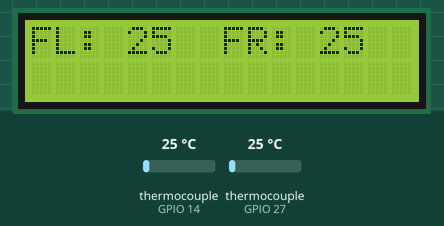
This program was run on a simulated ESP32. On the bench: 16×2 character LCD. Inputs (shaded band) come from the test bench; at power-on: thermocouple (sensors on GPIO 14, GPIO 27) 25 °C. Nothing arrives over Bluetooth unless stated; a phone connects over Bluetooth LE 3 s after start; what the program prints to the serial monitor is not drawn.

Above: at 1.2 s.
1.3 s: thermocouple (sensor on GPIO 14) set to 6 °C
At 2.0 s:
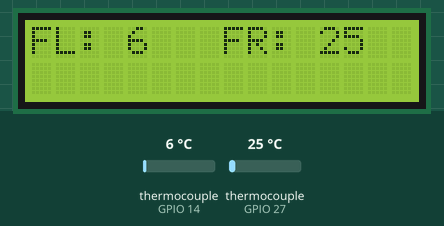
3.0 s: thermocouple (sensor on GPIO 27) set to 6 °C
At 4.2 s:
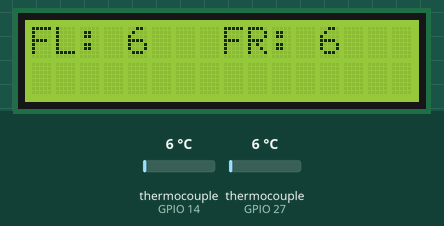
4.5 s: thermocouple (sensor on GPIO 14) set to 75 °C
At 5.5 s:
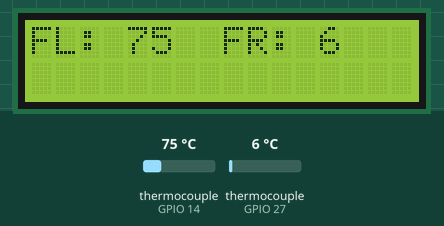
6.0 s: thermocouple (sensor on GPIO 27) set to 75 °C
At 6.7 s:
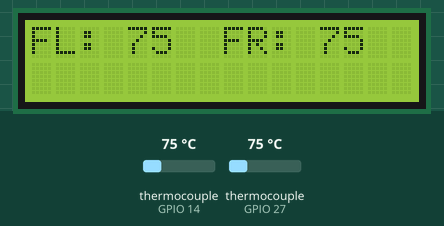
7.5 s: thermocouple (sensor on GPIO 14) set to 150 °C
At 7.9 s:
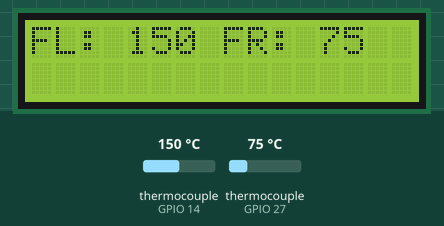
9.0 s: thermocouple (sensor on GPIO 27) set to 150 °C
At 10.2 s:
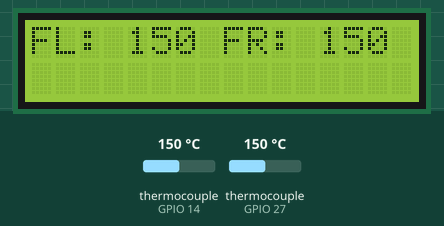
Timing chart, 0 to 11.5 s (numbered marks = the images above; inputs shaded):
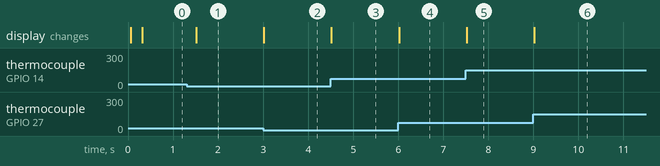

The program:

main.cpp
```cpp
#include <BLEDevice.h>
#include <BLEServer.h>
#include <BLEUtils.h>
#include <BLE2902.h>
#include "PacketIdInfo.h"
#include <max6675.h>
#include "Arduino.h"
#include <Wire.h>
#include <LiquidCrystal_I2C.h>

LiquidCrystal_I2C lcd(0x27, 16, 2);

int SCK1 = 13;
int CS1 = 14;
int SO1 = 26;
MAX6675 module1(SCK1, CS1, SO1);

int SCK2 = 13;
int CS2 = 27;
int SO2 = 26;
MAX6675 module2(SCK2, CS2, SO2);

int BRAKES_TEMP_THRESHOLD = 650;

#define SERVICE_UUID "00001ff8-0000-1000-8000-00805f9b34fb"
#define CANBUS_MAIN_UUID "0001"
#define CANBUS_FILTER_UUID "0002"

BLEServer *pServer;
BLEAdvertising *pAdvertising;

BLECharacteristic *canBusMainCharacteristic;
BLECharacteristic *canBusFilterCharacteristic;

PacketIdInfo canBusPacketIdInfo;
bool canBusAllowUnknownPackets = true;
uint32_t canBusLastNotifyMs = 0;
boolean isCanBusConnected = false;

uint8_t tempData[20];
unsigned long lastSendTime = 0;
unsigned long lastNotifyTime = 0;
const long sendInterval = 300; // 3 Hz, the MAX6675 fails to update more frequently

class FilterCallback : public BLECharacteristicCallbacks
{
  void onWrite(BLECharacteristic *pCharacteristic)
  {
    String value = String(pCharacteristic->getValue());
    if (value.length() < 1)
      return;
    uint8_t command = value[0];
    switch (command)
    {
    case 0x00: // DENY_ALL
      if (value.length() == 1)
      {
        canBusPacketIdInfo.reset();
        canBusAllowUnknownPackets = false;
      }
      break;
    case 0x01: // ALLOW_ALL
      if (value.length() == 3)
      {
        canBusPacketIdInfo.reset();
        canBusPacketIdInfo.setDefaultNotifyInterval(sendInterval);
        canBusAllowUnknownPackets = true;
      }
      break;
    case 0x02: // ADD_PID
      if (value.length() == 7)
      {
        uint16_t notifyIntervalMs = value[1] << 8 | value[2];
        uint32_t pid = value[3] << 24 | value[4] << 16 | value[5] << 8 | value[6];
        canBusPacketIdInfo.setNotifyInterval(pid, sendInterval);
      }
      break;
    }
  }
};

void startAdvertising()
{
  pAdvertising = BLEDevice::getAdvertising();
  pAdvertising->addServiceUUID(SERVICE_UUID);
  pAdvertising->setScanResponse(true);
  pAdvertising->setMinInterval(0x20); // 20 ms
  pAdvertising->setMaxInterval(0x40); // 40 ms
  pAdvertising->start();
}

void startRC()
{
  BLEDevice::init("ThermoBrakes");
  pServer = BLEDevice::createServer();
  BLEService *pService = pServer->createService(SERVICE_UUID);
  canBusMainCharacteristic = pService->createCharacteristic(
      CANBUS_MAIN_UUID,
      BLECharacteristic::PROPERTY_NOTIFY | BLECharacteristic::PROPERTY_READ);
  canBusMainCharacteristic->addDescriptor(new BLE2902());
  canBusFilterCharacteristic = pService->createCharacteristic(
      CANBUS_FILTER_UUID,
      BLECharacteristic::PROPERTY_WRITE);
  canBusFilterCharacteristic->setCallbacks(new FilterCallback());
  pService->start();
  startAdvertising();
}

void setup()
{
  Serial.begin(115200);
  while (!Serial);
  startRC();
  Serial.println("Started");
  lcd.init();
  lcd.clear();
  lcd.backlight();
}

void sendTemperatureForModule(uint32_t packetId, MAX6675 module)
{
  PacketIdInfoItem *infoItem;
  int temperature = (int)module.readCelsius();
  uint8_t temperatureHigh = (temperature >> 8) & 0xFF;
  uint8_t temperatureLow = temperature & 0xFF;
  tempData[4] = temperatureHigh;
  tempData[5] = temperatureLow;
  ((uint32_t *)tempData)[0] = packetId;
  infoItem = canBusPacketIdInfo.findItem(packetId, canBusAllowUnknownPackets);
  if (infoItem && infoItem->shouldNotify())
  {
    Serial.println("Notifying");
    canBusMainCharacteristic->setValue(tempData, 6);
    canBusMainCharacteristic->notify();
    infoItem->markNotified();
  }
}

void sendTempData()
{
  unsigned long currentTime = millis();

  if (currentTime - lastNotifyTime < sendInterval)
    return;
  lastNotifyTime = currentTime;

  sendTemperatureForModule(1, module1);
  sendTemperatureForModule(2, module2);
}

void displayTemperature()
{
  lcd.clear();

  int temperature1 = (int)module1.readCelsius();
  int temperature2 = (int)module2.readCelsius();

  lcd.setCursor(0, 0);
  lcd.print("FL: ");
  lcd.print(temperature1);

  lcd.setCursor(8, 0);
  lcd.print("FR: ");
  lcd.print(temperature2);

  if ((temperature1 >= BRAKES_TEMP_THRESHOLD && temperature1 < INT_MAX) || (temperature2 >= BRAKES_TEMP_THRESHOLD && temperature2 < INT_MAX))
  {
    lcd.noBacklight();
    delay(200);
    lcd.backlight();
  }
}

void loop()
{
  unsigned long currentTime = millis();
  if (currentTime - lastSendTime >= sendInterval)
  {
    lastSendTime = currentTime;
    if (isCanBusConnected)
    {
      sendTempData();
    }
    displayTemperature();
  }

  if (!isCanBusConnected && pServer->getConnectedCount() > 0)
  {
    isCanBusConnected = true;
    Serial.println("BLE connected");
    canBusPacketIdInfo.reset();
  }
  else if (isCanBusConnected && pServer->getConnectedCount() == 0)
  {
    isCanBusConnected = false;
    Serial.println("BLE disconnected");
    pAdvertising->stop();
    delay(100);
    startAdvertising();
  }
}
```

Measured:
- after the input at 1.3 s, the display: changes after 0.22 s (image 1)
- after the input at 3.0 s, the display: changes at once (image 2)
- after the input at 4.5 s, the display: changes at once (image 3)
- after the input at 6.0 s, the display: changes at once (image 4)
- after the input at 7.5 s, the display: changes at once (image 5)
- after the input at 9.0 s, the display: changes at once (image 6)
